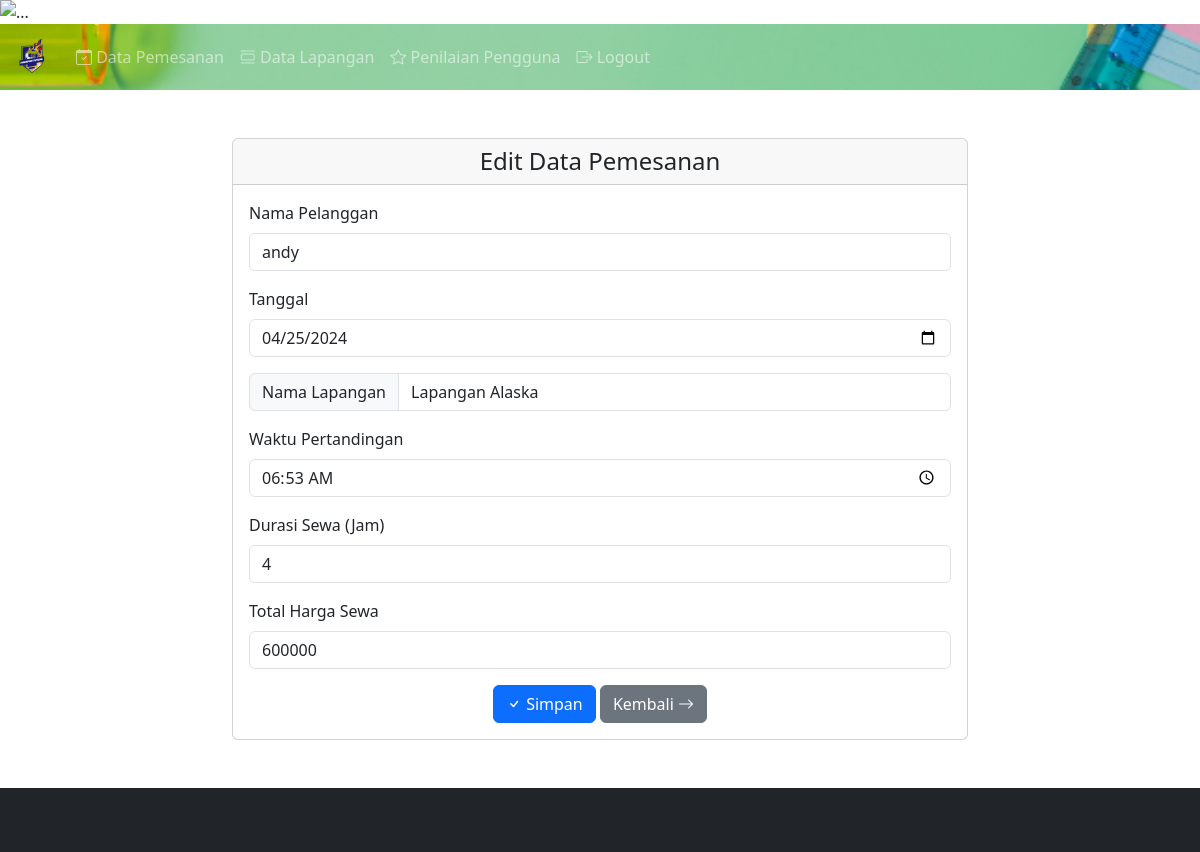
The page /superadmin/editdatapesanan.php?id=76 (signed in) on the database its author committed.
### tables this page shows
CREATE TABLE `pemesanan` (
  `idpemesanan` int(11) NOT NULL,
  `idlapangan` int(11) NOT NULL,
  `tanggal` date NOT NULL,
  `waktupertandingan` time NOT NULL,
  `namapelanggan` text NOT NULL,
  `durasisewa` tinyint(4) NOT NULL,
  `totalhargasewa` int(11) NOT NULL
);

### superadmin/editdatapesanan.php (the view, shortened to what this page needs)
<?php
include '../assets/konektor.php';
if (isset($_GET['id'])) {
    $id = $_GET['id'];
    $data = mysqli_query($konektor, "SELECT * FROM pemesanan WHERE idpemesanan='$id'");
    $d = mysqli_fetch_array($data);
} else {
    header('Location: datapemesanan.php');
    exit();
}
?>
<!DOCTYPE html>
<html lang="en">
<head>
    <?php include 'assets/cdn.php'; ?>
</head>
<body>
    <?php include 'assets/banner.php'; ?>
    <?php include 'assets/navbar.php'; ?>
    <div class="container mt-5">
        <div class="row justify-content-center">
            <div class="col-md-8">
                <div class="card">
                    <h4 class="card-header text-center">Edit Data Pemesanan</h4>
                    <div class="card-body">
                        <form action="" method="POST">
                            <div class="mb-3">
                                <label for="namapelanggan" class="form-label">Nama Pelanggan</label>
                                <input type="text" class="form-control" id="namapelanggan" name="namapelanggan"
                                    value="<?php echo $d['namapelanggan']; ?>" required>
                            </div>
                            <div class="mb-3">
                                <label for="tanggal" class="form-label">Tanggal</label>
                                <input type="date" class="form-control" id="tanggal" name="tanggal"
                                    value="<?php echo $d['tanggal']; ?>" required>
                            </div>
                            <div class="input-group mb-3">
                                <span class="input-group-text">Nama Lapangan</span>
                                <select name="idkategori" id="idkategori" class="custom-select form-control" required
                                    onchange="hitungTotalHarga()">
                                    <?php
                                    $kategori = $d['idlapangan'];
                                    $data_kategori = mysqli_query($konektor, "SELECT * FROM lapangan ORDER BY namalapangan ASC");
                                    while ($k = mysqli_fetch_array($data_kategori)) {
                                        $selected = ($kategori == $k['idlapangan']) ? 'selected' : '';
                                        echo "<option value='{$k['idlapangan']}' data-hargasewa='{$k['hargasewa']}' $selected>{$k['namalapangan']}</option>";
                                    }
                                    ?>
                                </select>
                            </div>
                            <div class="mb-3">
                                <label for="waktupertandingan" class="form-label">Waktu Pertandingan</label>
                                <input type="time" class="form-control" id="waktupertandingan" name="waktupertandingan"
                                    value="<?php echo $d['waktupertandingan']; ?>" required>
                            </div>
                            <div class="mb-3">
                                <label for="durasisewa" class="form-label">Durasi Sewa (Jam)</label>
                                <input type="number" class="form-control" id="durasisewa" name="durasisewa"
                                    value="<?php echo $d['durasisewa']; ?>" required onchange="hitungTotalHarga()">
                            </div>
                            <div class="mb-3">
                                <label for="totalhargasewa" class="form-label">Total Harga Sewa</label>
                                <input type="text" class="form-control" id="totalhargasewa" name="totalhargasewa"
                                    value="Rp <?php echo number_format($d['totalhargasewa'], 0, ',', '.'); ?>" readonly>
                            </div>
                            <div class="text-center">
                                <button type="submit" name="update" class="btn btn-primary">
                                    <i class="bi bi-check"></i> Simpan
                                </button>
                                <a href="datapemesanan.php" class="btn btn-secondary">
                                    Kembali <i class="bi bi-arrow-right"></i>
                                </a>
                            </div>
                        </form>
                    </div>
                </div>
            </div>
        </div>
    </div>
</body>
<div class="mt-5 p-4 bg-dark text-white text-center">
</div>
</html>

### rows shown on the page
pemesanan: namapelanggan "andy", tanggal "04/25/2024", waktupertandingan "06:53:00", durasisewa "4", totalhargasewa "600000"

### other values the page prints
form field idkategori "Lapangan Alaska"
